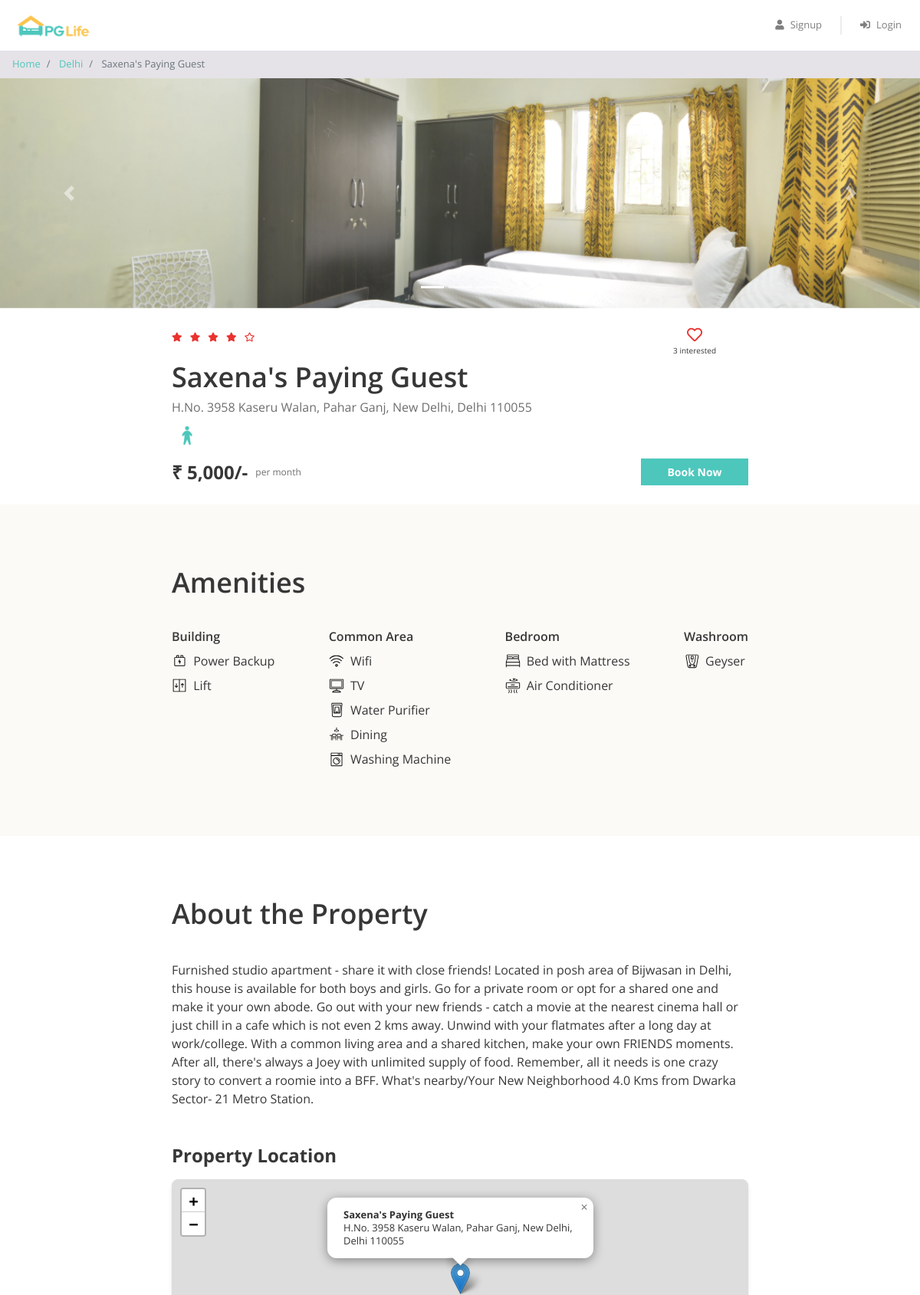
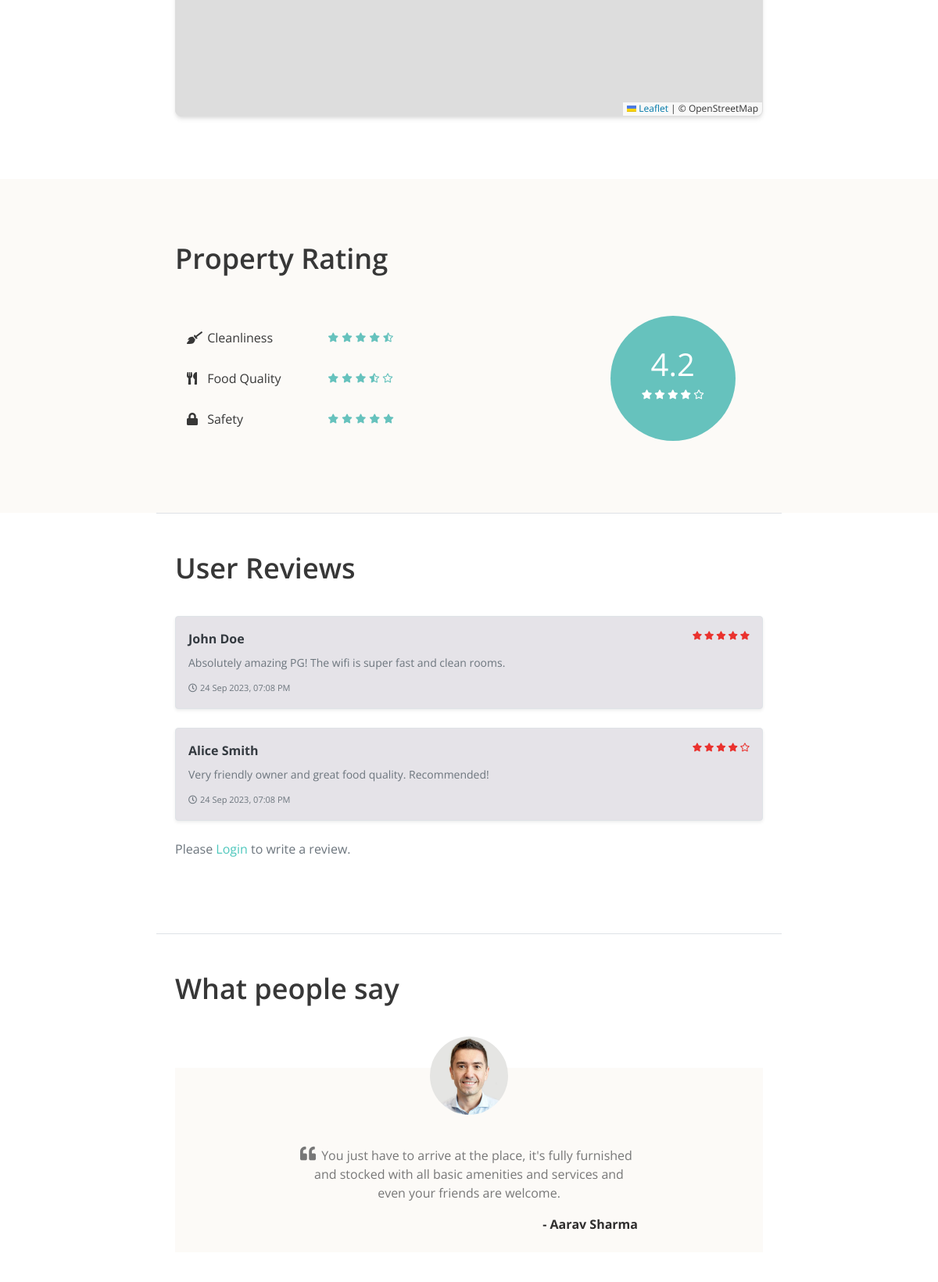
The page /property_detail.php?property_id=1 (upper part) on the database its author committed (2 pictures, top to bottom).
### tables this page shows
CREATE TABLE `properties` (
  `id` int(11) NOT NULL,
  `city_id` int(11) NOT NULL,
  `name` varchar(150) NOT NULL,
  `address` varchar(255) NOT NULL,
  `description` longtext NOT NULL,
  `gender` enum('male','female','unisex') NOT NULL,
  `rent` int(11) NOT NULL,
  `rating_clean` float(2,1) NOT NULL,
  `rating_food` float(2,1) NOT NULL,
  `rating_safety` float(2,1) NOT NULL
);

CREATE TABLE `cities` (
  `id` int(11) NOT NULL,
  `name` varchar(150) NOT NULL
);

CREATE TABLE `amenities` (
  `id` int(11) NOT NULL,
  `name` varchar(150) NOT NULL,
  `type` varchar(150) NOT NULL,
  `icon` varchar(50) NOT NULL
);

CREATE TABLE `reviews` (
  `id` int(11) NOT NULL AUTO_INCREMENT,
  `property_id` int(11) NOT NULL,
  `user_name` varchar(150) NOT NULL,
  `rating` int(11) NOT NULL,
  `content` longtext NOT NULL,
  `created_at` timestamp NOT NULL DEFAULT current_timestamp(),
  PRIMARY KEY (`id`),
  KEY `property_id` (`property_id`),
  CONSTRAINT `reviews_ibfk_1` FOREIGN KEY (`property_id`) REFERENCES `properties` (`id`)
);

CREATE TABLE `testimonials` (
  `id` int(11) NOT NULL,
  `property_id` int(11) NOT NULL,
  `user_name` varchar(150) NOT NULL,
  `content` longtext NOT NULL
);

### property_detail.php (the view, shortened to what the rows shown need)
<?php
    require("includes/database_connect.php");
    $property_id = isset($_GET['property_id']) ? (int)$_GET['property_id'] : 0;
    $sql_1 = "SELECT *, p.id AS property_id, p.name AS property_name, c.name AS city_name
                FROM properties p
                INNER JOIN cities c
                ON p.city_id = c.id
                WHERE p.id = ?";
    $stmt_1 = mysqli_prepare($conn, $sql_1);
    mysqli_stmt_bind_param($stmt_1, "i", $property_id);
    mysqli_stmt_execute($stmt_1);
    $result_1 = mysqli_stmt_get_result($stmt_1);
    $property = mysqli_fetch_assoc($result_1);
    $sql_2 = "SELECT * FROM testimonials WHERE property_id = ?";
    $stmt_2 = mysqli_prepare($conn, $sql_2);
    mysqli_stmt_bind_param($stmt_2, "i", $property_id);
    mysqli_stmt_execute($stmt_2);
    $result_2 = mysqli_stmt_get_result($stmt_2);
    $testimonials = mysqli_fetch_all($result_2, MYSQLI_ASSOC);
    $sql_3 = "SELECT a.*
                FROM amenities a
                INNER JOIN properties_amenities pa ON a.id = pa.amenity_id
                WHERE pa.property_id = ?";
    $stmt_3 = mysqli_prepare($conn, $sql_3);
    mysqli_stmt_bind_param($stmt_3, "i", $property_id);
    mysqli_stmt_execute($stmt_3);
    $result_3 = mysqli_stmt_get_result($stmt_3);
    $amenities = mysqli_fetch_all($result_3, MYSQLI_ASSOC);
    $sql_reviews = "SELECT * FROM reviews WHERE property_id = ? ORDER BY created_at DESC";
    $stmt_reviews = mysqli_prepare($conn, $sql_reviews);
    $reviews = [];
    if ($stmt_reviews) {
        mysqli_stmt_bind_param($stmt_reviews, "i", $property_id);
        mysqli_stmt_execute($stmt_reviews);
        $result_reviews = mysqli_stmt_get_result($stmt_reviews);
        if ($result_reviews) {
            $reviews = mysqli_fetch_all($result_reviews, MYSQLI_ASSOC);
        }
    }
?>
<!DOCTYPE html>
<html lang="en">
<head>
    <?php
        include "includes/head_links.php";
    ?>
    <link rel="stylesheet" href="https://unpkg.com/leaflet@1.9.4/dist/leaflet.css"/>
    <link href="css/property_detail.css" rel="stylesheet" />
</head>
<body>
    <nav aria-label="breadcrumb">
        <ol class="breadcrumb py-2">
            <li class="breadcrumb-item">
                <a href="home.php">Home</a>
            </li>
            <li class="breadcrumb-item">
                <a href="property_list.php?city=<?= urlencode($property['city_name']); ?>"><?= htmlspecialchars($property['city_name']); ?></a>
            </li>
            <li class="breadcrumb-item active" aria-current="page">
                <?= htmlspecialchars($property['property_name']); ?>
            </li>
        </ol>
    </nav>
    <div class="property-summary page-container">
        <div class="detail-container">
            <div class="property-name"><?= htmlspecialchars($property['property_name'])?></div>
            <div class="property-address"><?= htmlspecialchars($property['address'])?></div>
            <div class="property-gender">
                <?php
                    if($property['gender'] == "male") {
                ?>
                    <img src="img/male.png" alt="Male Only" />
                <?php
                    } elseif ($property['gender'] == "female") {
                ?>
                    <img src="img/female.png" alt="Female Only" />
                <?php
                    } else {
                ?>
                    <img src="img/unisex.png" alt="Unisex" />
                <?php
                    }
                ?>
            </div>
        </div>
        <div class="row no-gutters">
            <div class="rent-container col-6">
                <div class="rent">₹ <?= number_format($property['rent']); ?>/-</div>
                <div class="rent-unit">per month</div>
            </div>
        </div>
    </div>
    <div class="property-amenities">
        <div class="page-container">
            <h1>Amenities</h1>
            <div class="row justify-content-between">
                <div class="col-md-auto">
                    <?php
                        foreach ($amenities as $amenity) {
                            if($amenity['type'] == "Building") {
                    ?>
                        <div class="amenity-container">
                            <img src="img/amenities/<?= $amenity['icon'] ?>.svg" alt="<?= htmlspecialchars($amenity['name']) ?>">
                            <span><?= htmlspecialchars($amenity['name']) ?></span>
                        </div>
                    <?php
                            }
                        }
                    ?>
                </div>
                <div class="col-md-auto">
                    <?php
                        foreach($amenities as $amenity) {
                            if( $amenity['type'] == "Common Area") {
                    ?>
                    <div class="amenity-container">
                        <img src="img/amenities/<?= $amenity['icon'] ?>.svg" alt="<?= htmlspecialchars($amenity['name']) ?>">
                        <span><?= htmlspecialchars($amenity['name']) ?></span>
                    </div>
                    <?php
                            }
                        }
                    ?>
                </div>
                <div class="col-md-auto">
                    <?php
                        foreach ($amenities as $amenity) {
                            if ($amenity['type'] == "Bedroom") {
                    ?>
                    <div class="amenity-container">
                        <img src="img/amenities/<?= $amenity['icon'] ?>.svg" alt="<?= htmlspecialchars($amenity['name']) ?>">
                        <span><?= htmlspecialchars($amenity['name']) ?></span>
                    </div>
                    <?php
                            }
                        }
                    ?>
                </div>
                <div class="col-md-auto">
                    <?php
                        foreach ($amenities as $amenity) {
                            if ($amenity['type'] == "Washroom") {
                    ?>
                    <div class="amenity-container">
                        <img src="img/amenities/<?= $amenity['icon'] ?>.svg" alt="<?= htmlspecialchars($amenity['name']) ?>">
                        <span><?= htmlspecialchars($amenity['name']) ?></span>
                    </div>
                    <?php
                            }
                        }
                    ?>
                </div>
            </div>
        </div>
    </div>
    <div class="property-about page-container">
        <h1>About the Property</h1>
        <p><?= htmlspecialchars($property['description']) ?></p>
        <h4 class="mt-5 font-weight-bold">Property Location</h4>
        <div id="map" class="mt-3" style="height: 300px; border-radius: 8px; box-shadow: 0 4px 6px -1px rgba(0,0,0,0.1), 0 2px 4px -1px rgba(0,0,0,0.06); border: 1px solid #ddd;"></div>
    </div>
    <div class="property-rating">
        <div class="page-container">
            <h1>Property Rating</h1>
            <div class="row align-items-center justify-content-between">
                <div class="col-md-4">
                    <div class="rating-circle">
                        <?php
                            $total_rating = ($property['rating_clean'] + $property['rating_food'] +$property['rating_safety']) / 3;
                            $total_rating = round($total_rating,1);
                        ?>
                        <div class="total-rating"><?= $total_rating ?></div>
                        <div class="rating-circle-star-container">
                            <?php
                                $rating = $total_rating;
                                for ($i = 0; $i < 5; $i++) {
                                    if($rating >= $i + 0.8) {
                            ?>
                                <i class="fas fa-star"></i>
                            <?php
                                } elseif ($rating >= $i + 0.3) {
                            ?>
                                <i class="fas fa-star-half-alt"></i>
                            <?php
                                } else {
                            ?>
                                <i class="far fa-star"></i>
                            <?php
                                    }
                                }
                            ?>
                        </div>
                    </div>
                </div>
            </div>
        </div>
    </div>
    <div class="property-reviews page-container border-top pt-5">
        <h1>User Reviews</h1>
        <div id="reviews-list">
            <?php if (count($reviews) == 0) { ?>
                <p class="text-muted" id="no-reviews-msg">No reviews yet. Be the first to write one!</p>
            <?php } else {
                foreach ($reviews as $review) {
            ?>
                <div class="review-block mb-4 p-3 bg-light rounded shadow-sm border">
                    <div class="d-flex justify-content-between mb-2">
                        <strong class="text-dark"><?= htmlspecialchars($review['user_name']) ?></strong>
                        <div style="color: #EA322E; font-size: 11px;">
                            <?php for ($r = 0; $r < 5; $r++) { ?>
                                <i class="<?= $r < $review['rating'] ? 'fas' : 'far' ?> fa-star"></i>
                            <?php } ?>
                        </div>
                    </div>
                    <p class="mb-2 text-muted" style="font-size: 14px;"><?= htmlspecialchars($review['content']) ?></p>
                    <small class="text-muted" style="font-size: 11px;"><i class="far fa-clock mr-1"></i><?= date('d M Y, h:i A', strtotime($review['created_at'])) ?></small>
                </div>
            <?php
                }
            } ?>
        </div>
    </div>
    <div class="property-testimonials page-container border-top pt-5">
        <h1>What people say</h1>
        <?php
            foreach ($testimonials as $testimonial) {
        ?>
        <div class="testimonial-block">
            <div class="testimonial-image-container">
                <img class="testimonial-img" src="img/man.png" alt="Testimonial user">
            </div>
            <div class="testimonial-text">
                <i class="fa fa-quote-left" aria-hidden="true"></i>
                <p><?= htmlspecialchars($testimonial['content']); ?></p>
            </div>
            <div class="testimonial-name">- <?= htmlspecialchars($testimonial['user_name']); ?></div>
        </div>
        <?php
            }
        ?>
    </div>
</body>
</html>

### rows shown on the page
properties: city.name "Delhi", name "Saxena's Paying Guest", address "H.No. 3958 Kaseru Walan, Pahar Ganj, New Delhi, Delhi 110055", rent "5,000", description "Furnished studio apartment - share it with close friends! Located in posh area of Bijwasan in Delhi, this house is available for both boys and girls. Go for a private room or opt for a shared one and make it your own abode. Go out with your new friends - catch a movie at the nearest cinema hall or just chill in a cafe which is not even 2 kms away. Unwind with your flatmates after a long day at work/college. With a common living area and a shared kitchen, make your own FRIENDS moments. After all, there's always a Joey with unlimited supply of food. Remember, all it needs is one crazy story to convert a roomie into a BFF. What's nearby/Your New Neighborhood 4.0 Kms from Dwarka Sector- 21…", total_rating "4.2"
amenities: icon (picture), name "Power Backup"
amenities: icon (picture), name "Lift"
amenities: icon (picture), name "Wifi"
amenities: shows a picture, name "TV"
amenities: icon (picture), name "Water Purifier"
amenities: icon (picture), name "Dining"
amenities: icon (picture), name "Washing Machine"
amenities: shows a picture, name "Bed with Mattress"
amenities: shows a picture, name "Air Conditioner"
amenities: icon (picture), name "Geyser"
reviews: user_name "John Doe", rating 5 (drawn), content "Absolutely amazing PG! The wifi is super fast and clean rooms.", created_at "24 Sep 2023, 07:08 PM"
reviews: user_name "Alice Smith", rating 4 (drawn), content "Very friendly owner and great food quality. Recommended!", created_at "24 Sep 2023, 07:08 PM"
testimonials: content "You just have to arrive at the place, it's fully furnished and stocked with all basic amenities and services and even your friends are welcome.", user_name "Aarav Sharma"

### other values the page prints
$interested_users_count "3"
